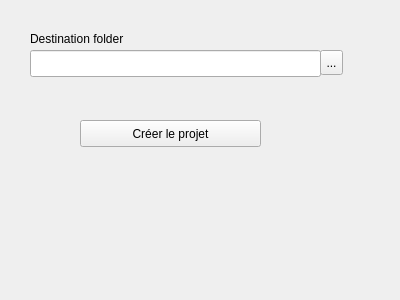
<?xml version="1.0" encoding="UTF-8"?>
<ui version="4.0">
 <class>TabProject</class>
 <widget class="QWidget" name="TabProject">
  <property name="geometry">
   <rect>
    <x>0</x>
    <y>0</y>
    <width>400</width>
    <height>300</height>
   </rect>
  </property>
  <property name="windowTitle">
   <string>Form</string>
  </property>
  <widget class="QLabel" name="folderLabel">
   <property name="geometry">
    <rect>
     <x>30</x>
     <y>30</y>
     <width>121</width>
     <height>17</height>
    </rect>
   </property>
   <property name="text">
    <string>Destination folder</string>
   </property>
  </widget>
  <widget class="QLineEdit" name="lineEdit">
   <property name="geometry">
    <rect>
     <x>30</x>
     <y>50</y>
     <width>291</width>
     <height>27</height>
    </rect>
   </property>
  </widget>
  <widget class="QToolButton" name="toolButton">
   <property name="geometry">
    <rect>
     <x>320</x>
     <y>50</y>
     <width>23</width>
     <height>25</height>
    </rect>
   </property>
   <property name="text">
    <string>...</string>
   </property>
  </widget>
  <widget class="QPushButton" name="createButton">
   <property name="geometry">
    <rect>
     <x>80</x>
     <y>120</y>
     <width>181</width>
     <height>27</height>
    </rect>
   </property>
   <property name="text">
    <string>Créer le projet</string>
   </property>
  </widget>
 </widget>
 <resources/>
 <connections/>
</ui>
